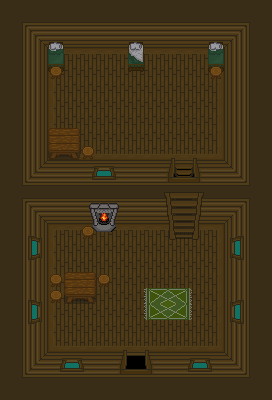

The image is a tile-based game level rendered from a .tmx file. Its description and source (layers, tilesets, objects; grid data summarised) follow:
An orthogonal 17x25 tile map with 16x16 px tiles, 7 tile layers (Ground, Walls, DoorFrame Stairs, Windows Doors, ...).

<map version="1.2" tiledversion="1.3.3" orientation="orthogonal" renderorder="left-down" width="17" height="25" tilewidth="16" tileheight="16" infinite="0" nextlayerid="14" nextobjectid="1">
 <tileset firstgid="1" source="My_Interiors.tsx" />
 <layer id="7" name="Ground" width="17" height="25">
  <data>[425 cells, 425 non-empty, 19 distinct tile ids]</data>
 </layer>
 <layer id="8" name="Walls" width="17" height="25">
  <data>[425 cells, 179 non-empty, 52 distinct tile ids]</data>
 </layer>
 <layer id="9" name="DoorFrame Stairs" width="17" height="25">
  <data>[425 cells, 27 non-empty, 18 distinct tile ids]</data>
 </layer>
 <layer id="10" name="Windows Doors" width="17" height="25">
  <data>[425 cells, 42 non-empty, 18 distinct tile ids]</data>
 </layer>
 <layer id="11" name="Furniture" width="17" height="25">
  <data>[425 cells, 25 non-empty, 20 distinct tile ids]</data>
 </layer>
 <layer id="12" name="Furniture #2" width="17" height="25">
  <data>[425 cells, 4 non-empty, 2 distinct tile ids]</data>
 </layer>
 <layer id="13" name="OverPlayer" width="17" height="25">
  <data>[425 cells, 9 non-empty, 4 distinct tile ids]</data>
 </layer>
</map>
